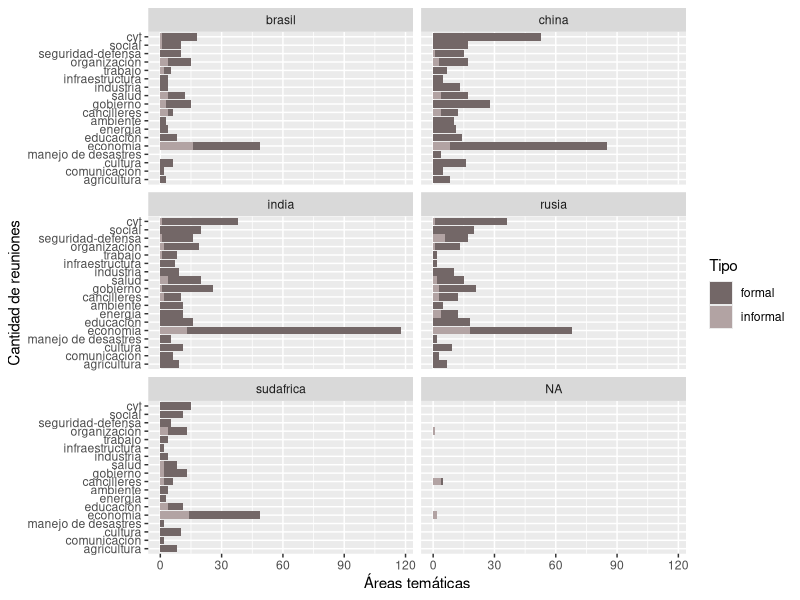

The R script that drew this image: (Note: this script raises an error after producing the figure.)
#Cargar la base de datos
library(readxl)
data1 <- read_excel("Reuniones-Completas-R.xls")

#Conociendo la base
#table(data1$sector)

#Libreria para recodificar
library(tidyverse)
library(plyr)
library(forcats)
library(car)

#Renombrar objetos en la variable area
data1$area <- fct_recode(data1$area, 
                         "cyt" = "sti",
                         "seguridad-defensa" = "security-defense",
                         "trabajo" = "labour",
                         "industria" = "industry",
                         "salud" = "health",
                         "gobierno" = "government",
                         "cancilleres" = "foreign",
                         "ambiente" = "environment",
                         "energía" = "energy",
                         "educación" = "education",
                         "economía" = "economy",
                         "manejo de desastres" = "disaster management",
                         "cultura" = "culture",
                         "comunicación" = "communication",
                         "agricultura" = "agriculture",
                         "infraestructura" = "infrastructure",
                         "organización" = "organizational")

#Recodificado con library(plyr)
data1$formalidad <- revalue(data1$tipo,c("formal"="1","informal"="0"))

table(data1$formalidad)

#Gráfico de barras
library(ggplot2)

#Mismo gráfico anterior pero segmentado por region del país
area_presidencias <- ggplot(data1, aes(x = area, fill = tipo)) + 
  geom_bar()+
  coord_flip()+
  facet_wrap(~presidencia, nrow = 3)+
  scale_fill_manual(
    values = c("#736767", "#B2A3A3")) +
  labs(fill = "Tipo", y = "Áreas temáticas", x = "Cantidad de reuniones")
ggsave("area_presidencias.png", area_presidencias, width = 15, height = 10)

#############################################################################################

#Subgrupo economico
area_economica <- subset(data1, area == "economy")

#Mismo gráfico anterior pero segmentado por region del país
areas_economicas <- ggplot(area_economica, aes(x = subarea_economica, fill = tipo)) + 
  geom_bar()+
  coord_flip()+
  facet_wrap(~subarea, nrow = 1)

ggsave("areas_economicas.png", areas_economicas, width = 15, height = 10)
